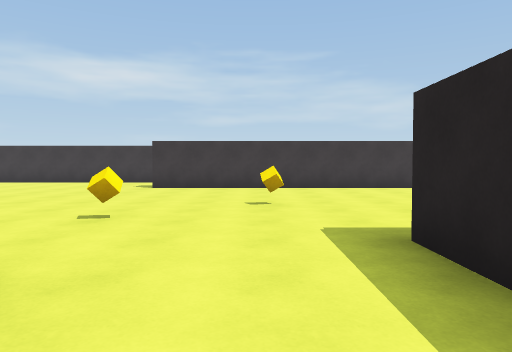
view 1 (above)

18 first-person views from a walk through a Unity game level. The camera is 1.3 m above the floor, tilts 2° down and sees 70° across. The floor is counted in squares, 2 m on a side. Each view is taken from the middle of a square. On the plan, view 1 faces up. The plan holds only what a view shows up to about 11 squares ahead; the rest is blank. The player is left out.

view 2
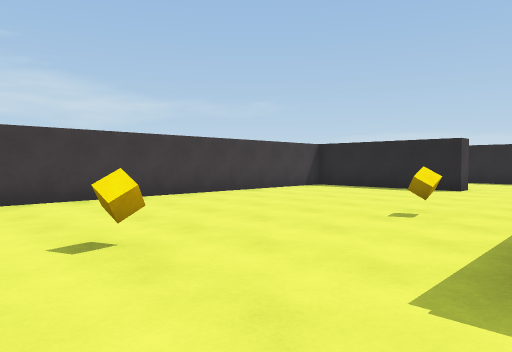

view 3
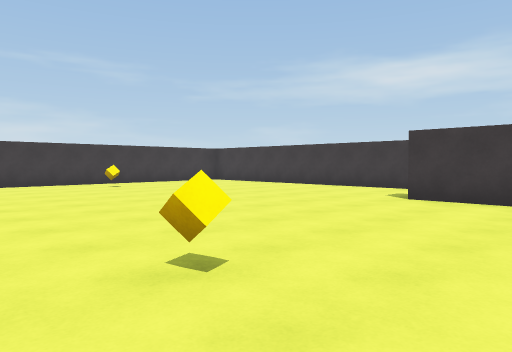

view 4
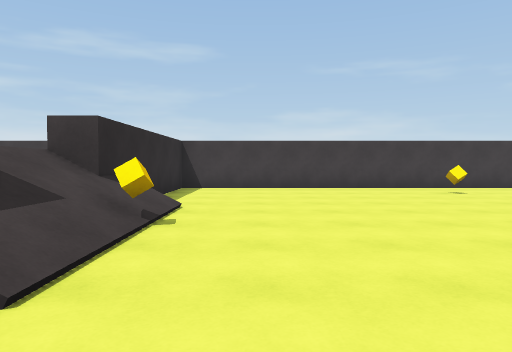

view 5
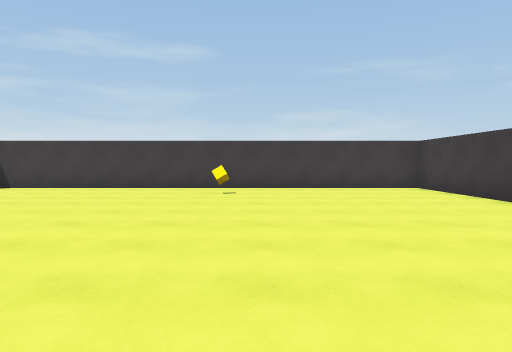

view 6
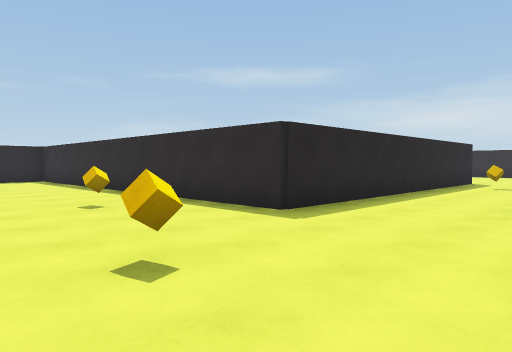

view 7
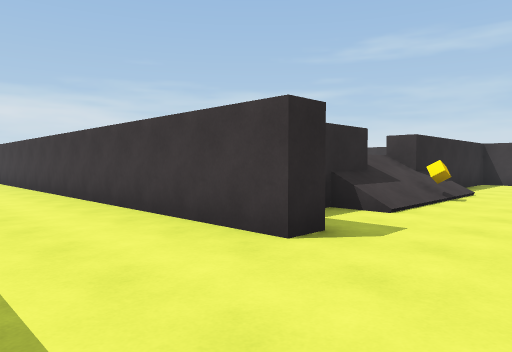

view 8
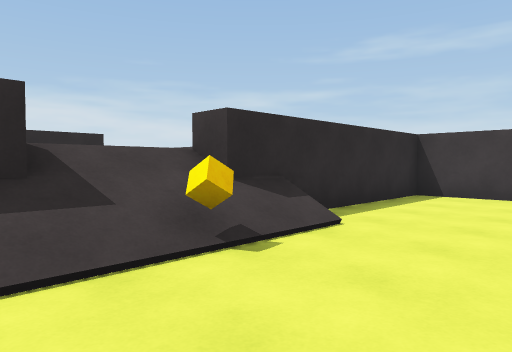

view 9
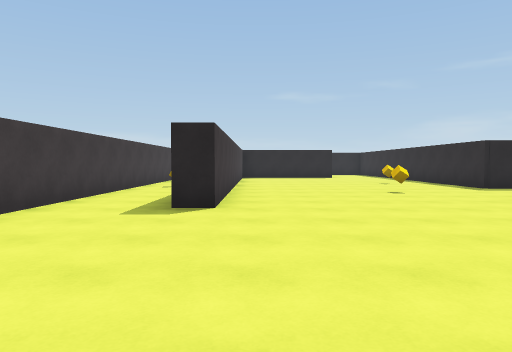

view 10
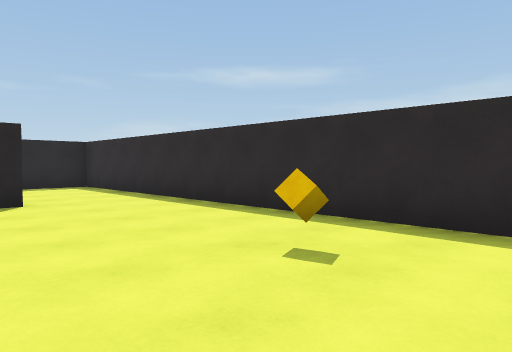

view 11
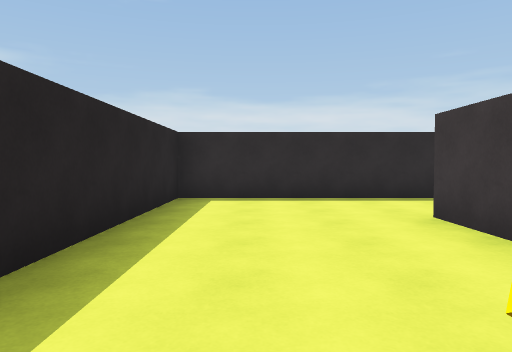

view 12
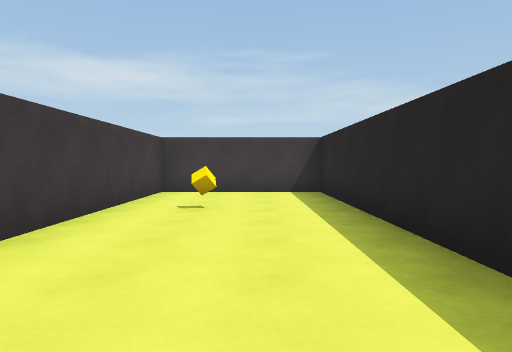

view 13
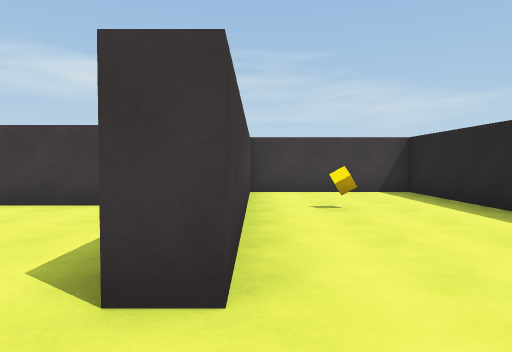

view 14
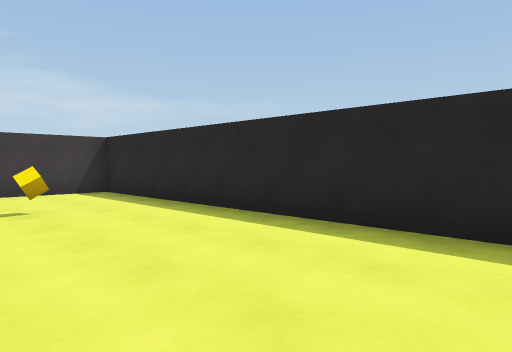

view 15
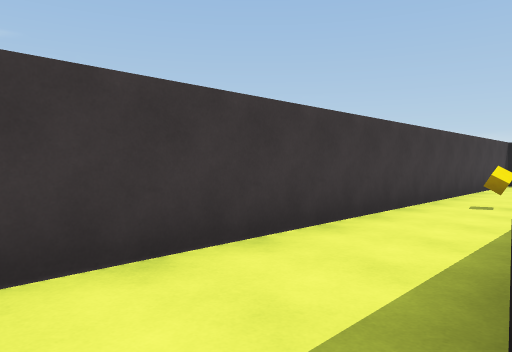

view 16
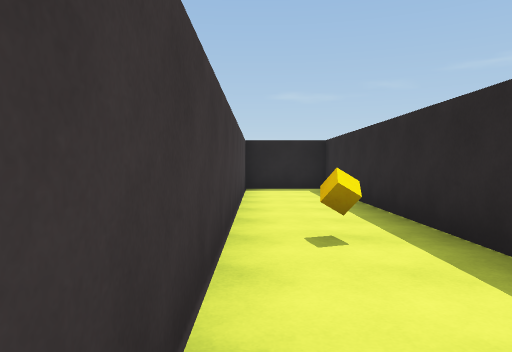

view 17
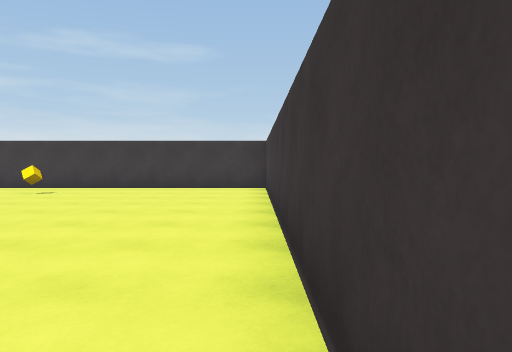

view 18
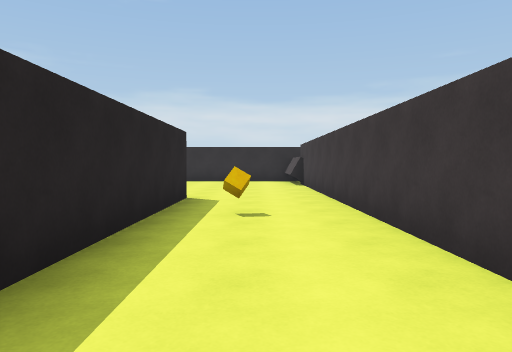

### Floor plan
Ten units are one square. View 1 is at (0, 0); x grows to the right and y downward. Boxes are objects, and circles mark ways between rooms. Rooms are numbered by the first view taken in them; rooms with no view inside come last. Other rooms are left out.
<svg viewBox="-121 -128 251 197">
<path fill="none" stroke="#000" d="M-20 -20 -14 -20 -14 64M-48 -11 -34 -11M15 -102 83 -102 83 -123 -116 -123 -116 -11 -65 -11 -65 -4M83 -56 83 -92M80 -96 -27 -96 -27 -102M13 59 13 -32 75 -32M75 -32 125 -32 125 -123 89 -123 89 -56 83 -56"/>
<rect x="-105" y="-75" width="10" height="10" fill="#bbb"><title>cube</title></rect>
<rect x="-65" y="-25" width="10" height="10" fill="#bbb"><title>cube</title></rect>
<rect x="-25" y="-45" width="10" height="10" fill="#bbb"><title>cube</title></rect>
<rect x="-5" y="35" width="10" height="10" fill="#bbb"><title>cube</title></rect>
<rect x="-5" y="-65" width="10" height="10" fill="#bbb"><title>cube</title></rect>
<rect x="15" y="-115" width="10" height="10" fill="#bbb"><title>cube</title></rect>
<rect x="35" y="-55" width="10" height="10" fill="#bbb"><title>cube</title></rect>
<rect x="95" y="-95" width="10" height="10" fill="#bbb"><title>cube</title></rect>
<circle cx="80" cy="-45" r="3" fill="#2a7"/>
<text x="-30" y="-60">1</text>
<text x="100" y="-80">2</text>
</svg>
Room 1 opens to room 2.

Where each view was taken, in squares from view 1:
view 1: 0 up, 0 right, facing up
view 2: 3 up, 1 left, facing up-right
view 3: 3 up, 0 right, facing up-left
view 4: 3 up, 2 left, facing left
view 5: 8 up, 2 left, facing left
view 6: 7 up, 2 left, facing down-right
view 7: 4 up, 1 right, facing down-left
view 8: 4 up, 4 left, facing down-left
view 9: 9 up, 8 left, facing right
view 10: 7 up, 2 right, facing down-right
view 11: 10 up, 11 right, facing down
view 12: 4 up, 11 right, facing up
view 13: 4 up, 9 right, facing up
view 14: 4 up, 9 right, facing up-right
view 15: 10 up, 4 left, facing up-right
view 16: 12 up, 1 left, facing right
view 17: 12 up, 2 left, facing left
view 18: 1 up, 0 right, facing down
